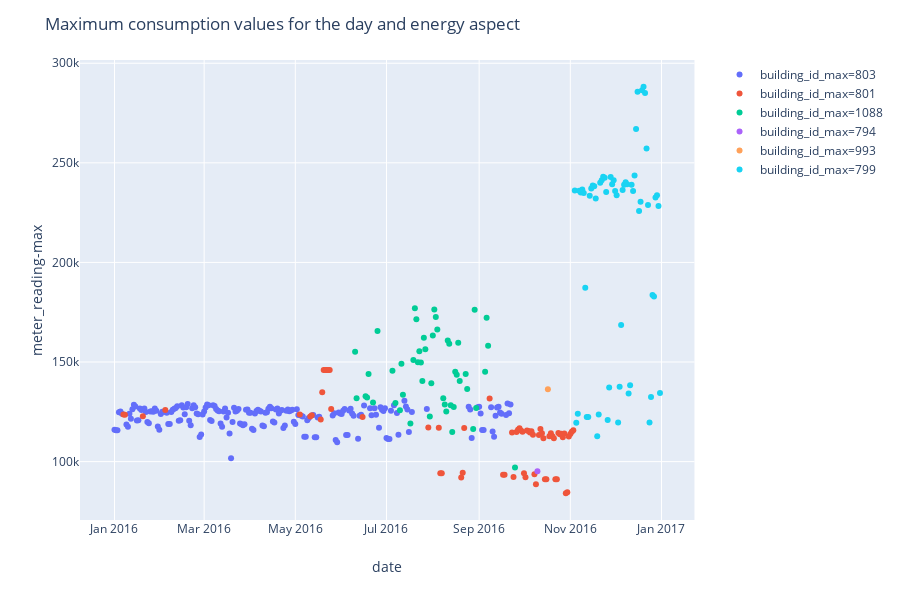

The notebook cell saved with this chart:
### Markdown cell above
The max values of electricity are caused by only 6 buildings.

### Code cell
daily_train_electricity = daily_train_agg[daily_train_agg['meter']=='electricity'].copy()
daily_train_electricity['building_id_max'] = pd.Categorical(daily_train_electricity['building_id_max'])
fig_daily_electricity = px.scatter(daily_train_electricity,
                                   x='date',
                                   y='meter_reading-max',
                                   color='building_id_max',
                                   render_mode='svg')
fig_daily_electricity.update_layout(title='Maximum consumption values for the day and energy aspect')
fig_daily_electricity.show()

### Figure 1 — Plotly figure (JSON) as saved in the notebook; plotly's stock layout.template omitted (floating-point values rounded to 4 significant figures; data arrays with more than 128 entries replaced by an {"elided": "..."} marker saying what was removed)
{"data": [{"hoverlabel": {"namelength": 0}, "hovertemplate": "building_id_max=803<br>date=%{x}<br>meter_reading-max=%{y}", "legendgroup": "building_id_max=803", "marker": {"color": "#636efa", "symbol": "circle"}, "mode": "markers", "name": "building_id_max=803", "showlegend": true, "type": "scatter", "x": {"elided": "192 str values"}, "xaxis": "x", "y": {"elided": "192 float values"}, "yaxis": "y"}, {"hoverlabel": {"namelength": 0}, "hovertemplate": "building_id_max=801<br>date=%{x}<br>meter_reading-max=%{y}", "legendgroup": "building_id_max=801", "marker": {"color": "#EF553B", "symbol": "circle"}, "mode": "markers", "name": "building_id_max=801", "showlegend": true, "type": "scatter", "x": ["2016-01-07", "2016-01-08", "2016-01-20", "2016-02-04", "2016-05-04", "2016-05-11", "2016-05-12", "2016-05-18", "2016-05-19", "2016-05-20", "2016-05-21", "2016-05-22", "2016-05-23", "2016-05-24", "2016-05-25", "2016-06-15", "2016-07-29", "2016-08-05", "2016-08-06", "2016-08-07", "2016-08-20", "2016-08-21", "2016-08-22", "2016-09-08", "2016-09-17", "2016-09-18", "2016-09-23", "2016-09-24", "2016-09-26", "2016-09-27", "2016-09-28", "2016-09-29", "2016-09-30", "2016-10-01", "2016-10-02", "2016-10-03", "2016-10-04", "2016-10-05", "2016-10-06", "2016-10-07", "2016-10-08", "2016-10-09", "2016-10-11", "2016-10-12", "2016-10-13", "2016-10-14", "2016-10-15", "2016-10-16", "2016-10-18", "2016-10-19", "2016-10-20", "2016-10-21", "2016-10-22", "2016-10-23", "2016-10-24", "2016-10-25", "2016-10-26", "2016-10-27", "2016-10-28", "2016-10-29", "2016-10-30", "2016-10-31", "2016-11-01", "2016-11-02", "2016-11-03"], "xaxis": "x", "y": [123700.0, 123600.0, 122800.0, 125900.0, 123600.0, 122700.0, 123200.0, 121100.0, 134800.0, 146000.0, 146000.0, 146000.0, 146000.0, 146000.0, 126400.0, 122400.0, 117100.0, 117000.0, 94200.0, 94200.0, 92060.0, 94370.0, 116800.0, 131684, 93460.0, 93460.0, 114600.0, 92220.0, 114900.0, 116000.0, 116800.0, 115600.0, 115000.0, 94100.0, 92100.0, 115600.0, 115300.0, 114600.0, 115300.0, 113400.0, 93600.0, 88650.0, 113400.0, 116300.0, 114200.0, 111700.0, 91130.0, 91130.0, 112700.0, 114200.0, 112700.0, 111700.0, 91160.0, 91160.0, 114400.0, 113800.0, 114000.0, 112200.0, 114100.0, 84110.0, 84590.0, 112600.0, 113900.0, 115000.0, 115700.0], "yaxis": "y"}, {"hoverlabel": {"namelength": 0}, "hovertemplate": "building_id_max=1088<br>date=%{x}<br>meter_reading-max=%{y}", "legendgroup": "building_id_max=1088", "marker": {"color": "#00cc96", "symbol": "circle"}, "mode": "markers", "name": "building_id_max=1088", "showlegend": true, "type": "scatter", "x": ["2016-06-10", "2016-06-11", "2016-06-17", "2016-06-18", "2016-06-19", "2016-06-22", "2016-06-25", "2016-07-05", "2016-07-07", "2016-07-10", "2016-07-11", "2016-07-12", "2016-07-17", "2016-07-19", "2016-07-20", "2016-07-21", "2016-07-22", "2016-07-23", "2016-07-24", "2016-07-25", "2016-07-26", "2016-07-27", "2016-07-30", "2016-07-31", "2016-08-01", "2016-08-02", "2016-08-03", "2016-08-04", "2016-08-08", "2016-08-09", "2016-08-10", "2016-08-11", "2016-08-12", "2016-08-13", "2016-08-14", "2016-08-15", "2016-08-16", "2016-08-17", "2016-08-18", "2016-08-19", "2016-08-23", "2016-08-24", "2016-08-28", "2016-08-29", "2016-08-30", "2016-09-05", "2016-09-06", "2016-09-07", "2016-09-25"], "xaxis": "x", "y": [155194, 131835, 132756, 132246, 143928, 129699, 165567, 145648, 129443, 125758, 149119, 133618, 119099, 151034, 176935, 171451, 149902, 155407, 149734, 140482, 162123, 156457, 122639, 139400.0, 163400.0, 176400.0, 172600.0, 166400.0, 131900.0, 128729, 125200.0, 160800.0, 159100.0, 128200.0, 114800.0, 127400.0, 145100.0, 143600.0, 159600.0, 140400.0, 144000.0, 136448, 116400.0, 176200.0, 127000.0, 145100.0, 172200.0, 158100.0, 97080.0], "yaxis": "y"}, {"hoverlabel": {"namelength": 0}, "hovertemplate": "building_id_max=794<br>date=%{x}<br>meter_reading-max=%{y}", "legendgroup": "building_id_max=794", "marker": {"color": "#ab63fa", "symbol": "circle"}, "mode": "markers", "name": "building_id_max=794", "showlegend": true, "type": "scatter", "x": ["2016-10-10"], "xaxis": "x", "y": [95180.0], "yaxis": "y"}, {"hoverlabel": {"namelength": 0}, "hovertemplate": "building_id_max=993<br>date=%{x}<br>meter_reading-max=%{y}", "legendgroup": "building_id_max=993", "marker": {"color": "#FFA15A", "symbol": "circle"}, "mode": "markers", "name": "building_id_max=993", "showlegend": true, "type": "scatter", "x": ["2016-10-17"], "xaxis": "x", "y": [136362], "yaxis": "y"}, {"hoverlabel": {"namelength": 0}, "hovertemplate": "building_id_max=799<br>date=%{x}<br>meter_reading-max=%{y}", "legendgroup": "building_id_max=799", "marker": {"color": "#19d3f3", "symbol": "circle"}, "mode": "markers", "name": "building_id_max=799", "showlegend": true, "type": "scatter", "x": ["2016-11-04", "2016-11-05", "2016-11-06", "2016-11-07", "2016-11-08", "2016-11-09", "2016-11-10", "2016-11-11", "2016-11-12", "2016-11-13", "2016-11-14", "2016-11-15", "2016-11-16", "2016-11-17", "2016-11-18", "2016-11-19", "2016-11-20", "2016-11-21", "2016-11-22", "2016-11-23", "2016-11-24", "2016-11-25", "2016-11-26", "2016-11-27", "2016-11-28", "2016-11-29", "2016-11-30", "2016-12-01", "2016-12-02", "2016-12-03", "2016-12-04", "2016-12-05", "2016-12-06", "2016-12-07", "2016-12-08", "2016-12-09", "2016-12-10", "2016-12-11", "2016-12-12", "2016-12-13", "2016-12-14", "2016-12-15", "2016-12-16", "2016-12-17", "2016-12-18", "2016-12-19", "2016-12-20", "2016-12-21", "2016-12-22", "2016-12-23", "2016-12-24", "2016-12-25", "2016-12-26", "2016-12-27", "2016-12-28", "2016-12-29", "2016-12-30", "2016-12-31"], "xaxis": "x", "y": [236100.0, 119500.0, 124100.0, 236000.0, 235100.0, 236600.0, 234900.0, 187300.0, 122400.0, 122400.0, 233500.0, 237100.0, 238600.0, 238300.0, 232100.0, 112700.0, 123700.0, 240000.0, 241300.0, 243000.0, 242500.0, 235400.0, 120900.0, 137100.0, 242900.0, 239200.0, 241200.0, 235800.0, 233700.0, 119700.0, 137600.0, 168600.0, 236400.0, 238900.0, 240200.0, 239300.0, 134200.0, 138400.0, 239100.0, 235900.0, 243600.0, 267000.0, 285700.0, 225800.0, 230500.0, 286400.0, 288201, 285100.0, 257199, 228800.0, 119700.0, 132400.0, 183600.0, 182900.0, 232600.0, 233700.0, 228336, 134400.0], "yaxis": "y"}], "layout": {"height": 600, "legend": {"tracegroupgap": 0}, "margin": {"t": 60}, "title": {"text": "Maximum consumption values for the day and energy aspect"}, "xaxis": {"anchor": "y", "domain": [0, 0.98], "title": {"text": "date"}}, "yaxis": {"anchor": "x", "domain": [0, 1], "title": {"text": "meter_reading-max"}}}}
